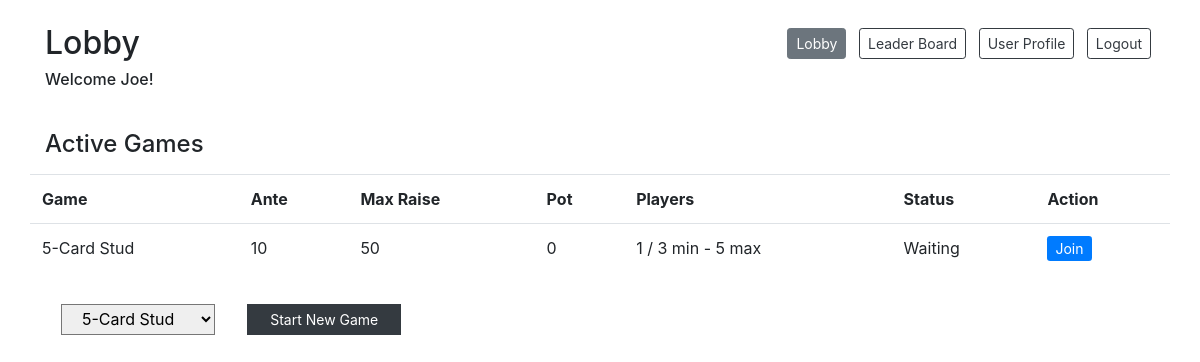
The app's page /lobby (signed in) with its own data.
### models.py (models this page shows)
class User(db.Model):
    __tablename__ = "users"
    id = db.Column(db.Integer, primary_key=True)
    user_name = db.Column(db.String(255))
    email = db.Column(db.String(255))
    password = db.Column(db.String(255))
    balance = db.Column(db.Integer)
    photo = db.Column(db.BLOB)
    wins = db.Column(db.Integer)
    losses = db.Column(db.Integer)
    current_game_id = db.Column(db.Integer, db.ForeignKey("games.id"), nullable=True)  # is null if not currently in a game
    current_game = db.relationship("Game", foreign_keys=[current_game_id], backref="game_users")
    created_at = db.Column(db.DateTime, server_default=func.now())
    updated_at = db.Column(db.DateTime, server_default=func.now(), onupdate=func.now())

class Game(db.Model):
    __tablename__ = "games"
    id = db.Column(db.Integer, primary_key=True)
    game_type_id = db.Column(db.Integer, db.ForeignKey("game_types.id"), nullable=False)
    game_type = db.relationship("GameType", foreign_keys=[game_type_id], backref="gametype_games")
    game_status = db.Column(db.Integer)  # 0: waiting, 1: playing, 2: completed
    pot = db.Column(db.Integer)
    current_turn = db.Column(db.Integer)
    num_players = db.Column(db.Integer)
    created_at = db.Column(db.DateTime, server_default=func.now())
    updated_at = db.Column(db.DateTime, server_default=func.now(), onupdate=func.now())

class GameType(db.Model):
    __tablename__ = "game_types"
    id = db.Column(db.Integer, primary_key=True)
    game_name = db.Column(db.String(255))
    time_limit = db.Column(db.Integer)
    min_players = db.Column(db.Integer)
    max_players = db.Column(db.Integer)
    ante = db.Column(db.Integer)
    max_raise = db.Column(db.Integer)
    created_at = db.Column(db.DateTime, server_default=func.now())
    updated_at = db.Column(db.DateTime, server_default=func.now(), onupdate=func.now())

### controller.py (the view)
def lobby():
    if 'user_id' in session:
        user = getUser(session['user_id'])
        if user:
            if user.current_game_id:
                game = getGame(user.current_game_id)
                if game.game_status == 1:
                    return redirect('/card-table')
            games = getActiveGames()
            game_types = getGameTypes()
            return render_template('lobby.html', user = user, games = games, game_types = game_types)
    return redirect('/login-registration')

### utilities.py (called while the page is built)
def getUser(user_id):
    user = User.query.get(user_id)
    return user

def getActiveGames():
    active_games = Game.query.filter(or_(Game.game_status == 0, Game.game_status ==1)).all()
    return active_games  # return game info

def getGameTypes():
    game_types = GameType.query.all()
    return game_types  # return game types

### templates/lobby.html (shortened to what this page needs)
<!DOCTYPE html>
<html lang="en">
<head>
    <link href="https://stackpath.bootstrapcdn.com/bootstrap/4.4.1/css/bootstrap.min.css" rel="stylesheet">
    <script src="https://cdnjs.cloudflare.com/ajax/libs/socket.io/1.7.3/socket.io.min.js"></script></head>
</head>
<body>
    <div class="container bg-white">
        <div class="row justify-content-between mt-4 mb-2">
            <div class="col-auto">
                <h2>Lobby</h2>
                <h6>Welcome {{user.user_name}}!</h6>
            </div>
            <div class="col-auto">
                <a href="#" class="inactive col-auto btn btn-secondary btn-sm mx-1 mt-1 mb-3">Lobby</a>
                <a href="/leaderboard" class="col-auto btn btn-outline-dark btn-sm mx-1 mt-1 mb-3">Leader Board</a>
                <a href="/user-profile" class="col-auto btn btn-outline-dark btn-sm mx-1 mt-1 mb-3">User Profile</a>
                <a href="/logout-action" class="col-auto btn btn-outline-dark btn-sm mx-1 mt-1 mb-3">Logout</a>
            </div>
        </div>
        <div class="row pt-4">
            <h4 class="col-12 pb-2">Active Games</h4>
            {% if games %}
            <table class="table table-fixed text-left table-hover">
                <tr>
                    <th>Game</th>
                    <th>Ante</th>
                    <th>Max Raise</th>
                    <th>Pot</th>
                    <th>Players</th>
                    <th>Status</th>
                    <th>Action</th>
                    {% for game in games %}
                            <td>{{game.game_type.game_name}}</td>
                            <td>{{game.game_type.ante}}</td>
                            <td>{{game.game_type.max_raise}}</td>
                            <td>{{game.pot}}</td>
                            <td>{{game.num_players}} / {{game.game_type.min_players}} min - {{game.game_type.max_players}} max</td>
                            {% if game.game_status == 0 %}
                                <td>Waiting</td>
                                {% if user.current_game_id == game.id %}
                                <td><a href="/lobby/leave-game/{{game.id}}" class="button btn-sm btn-primary">Leave</a></td>
                                {% else: %}
                                <td><a href="/lobby/join-game/{{game.id}}" class="button btn-sm btn-primary">Join</a></td>
                                {% endif %}
                            {% else %}
                                <td>Playing</td>
                                <td></td>
                            {% endif %}
                        </tr>
                    {% endfor %}
            </table>
            {% else %}
            <h6>No active games</h6>
            {% endif %}
        </div>
        <form action="/lobby/new-game" method="post" class="col-5 pt-3">
            <div class="row">
                <select type="text" name="game_type_id" class="input-lg col-4 rounded-0 px-3 mx-3" required>
                    {% for game_type in game_types %}
                        <option value="{{game_type.id}}">{{game_type.game_name}}</option>
                    {% endfor %}
                </select>
                <button type="submit" class="col-4 btn btn-dark btn-sm btn-block rounded-0 ml-3">Start New Game</button>
            </div>
        </form>
    </div>
</body>
</html>

### records on screen
User: user_name "Joe"
Game: game_type.game_name "5-Card Stud", game_type.ante "10", game_type.max_raise "50", pot "0", num_players "1", game_type.min_players "3", game_type.max_players "5"

### other values on screen
form field game_type_id "5-Card Stud"
